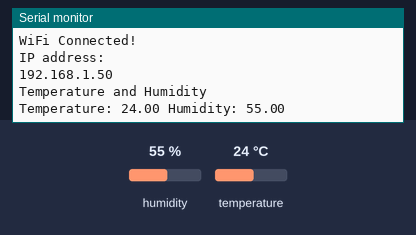
Bench run of a sketch on a simulated ESP8266 (NodeMCU). On the bench: the last lines printed to the serial monitor. The inputs (shaded band) are chosen by the test bench; at power-on: humidity 55 %, temperature 24 °C. WiFi joins after 1.5 s; servers stay silent unless stated; uploads are accepted with an empty reply.

Above: at 5.2 s.
5.3 s: humidity set to 22 %
At 7.1 s:
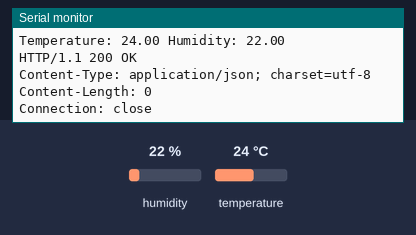
8.7 s: temperature set to 12 °C
At 9.8 s:
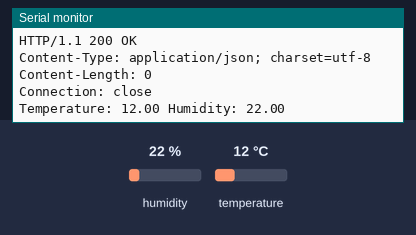
12.1 s: humidity set to 40 %
At 15.4 s:
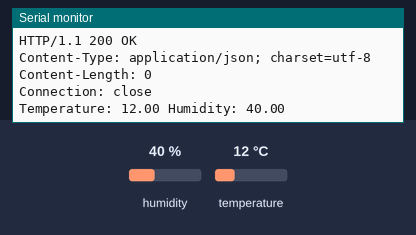
Timing chart, 0 to 16.9 s (numbered marks = the images above; inputs shaded):
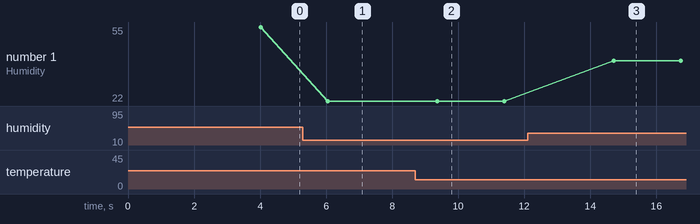

The sketch:

dht11sensorboard.ino
```cpp
#include <ESP8266WiFi.h>
const char *ssid = "Frontier8336-PRO-2.4G";
const char *password = "8402731433";
const char* host = "192.168.254.69";
const int port = 8081;
const int watchdog = 5000;
unsigned long previousMillis = millis();

#include "DHT.h"


#define DHTTYPE DHT11
#define dht_dpin D2

DHT dht(dht_dpin, DHTTYPE);


void setup()
{
  WiFi.begin(ssid, password);
  while (WiFi.status() != WL_CONNECTED){
    delay(500);
    Serial.print(".");
  }
  Serial.println("");
  Serial.println("WiFi Connected!");
  Serial.println("IP address: ");
  Serial.println(WiFi.localIP());

  dht.begin();
  delay(2000);
  Serial.begin(9600);
  Serial.println("Temperature and Humidity\n\n");
  delay(500);

}

void loop() {
    float t = dht.readTemperature();
    float h = dht.readHumidity();
    //float t = 23.5;
   // float h = 65;
   if (isnan(t) || isnan(h)) {
        Serial.println("Failed to read from DHT sensor!");
    } else {
        Serial.print("Temperature: ");
        Serial.print(t);
        Serial.print(" Humidity: ");
        Serial.println(h);
    }

    unsigned long currentMillis = millis();

  if ( currentMillis - previousMillis > watchdog ) {
    previousMillis = currentMillis;
    WiFiClient client;

    if (!client.connect(host, port)) {
      Serial.println("Fail to conect");
      return;
    }

    String url = "/dh11/dh11_data.php?temp=";
    url += t;
    url += "&hum=";
    url += h;

    // Enviamos petición al servidor
    client.print(String("GET ") + url + " HTTP/1.1\r\n" +
               "Host: " + host + "\r\n" +
               "Connection: close\r\n\r\n");
    unsigned long timeout = millis();
    while (client.available() == 0) {
      if (millis() - timeout > 5000) {
        Serial.println(">>> Client Timeout !");
        client.stop();
        return;
      }
    }

    // Leemos la respuesta del servidor
    while(client.available()){
      String line = client.readStringUntil('\r');
      Serial.print(line);
    }
  }


  delay(2000);

}
```

Measured:
- after the input at 5.3 s, the serial monitor: prints a new line after 0.75 s (image 1)
- after the input at 8.7 s, the serial monitor: prints a new line after 0.67 s (image 2)
- after the input at 12.1 s, the serial monitor: prints a new line after 2.6 s (image 3)
- plotted number 1: 55 → 22 after the input at 5.3 s, 22 → 40 after the input at 12.1 s
